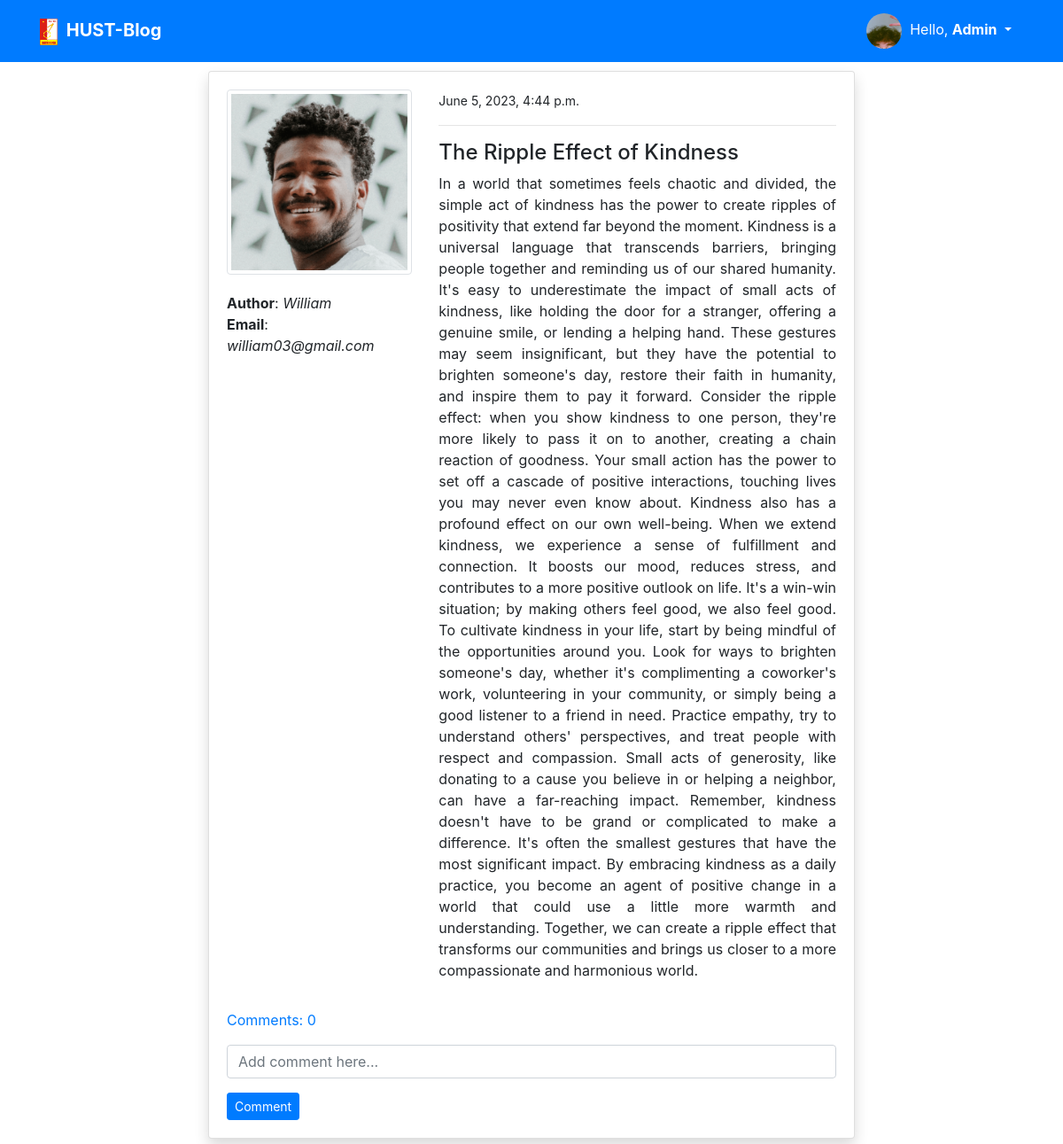
/post_detail/18/ (signed in), run on the app's committed database.
### users/models.py (models this page shows, shortened)
class ProfileModel(models.Model):
    user = models.OneToOneField(User, on_delete=models.CASCADE)
    image = models.ImageField(default='default.png', upload_to='profile', validators=[FileExtensionValidator(['png', 'jpg'])])

### blog/models.py (models this page shows, shortened)
class PostModel(models.Model):
    title = models.CharField(max_length=100) # max_length is mandatory
    content = models.TextField()
    author = models.ForeignKey(User, on_delete=models.CASCADE) # If delete user then delete the whole post
    date_created = models.DateTimeField(auto_now_add=True)
    class Meta:
        ordering = ('-date_created',)
    def comment_count(self):
        return self.comment_set.all().count()
    def comments(self):
        return self.comment_set.all()

### blog/views.py (the view)
# urls.py: path('post_detail/<int:pk>/', views.post_detail, name='blog-post-detail'),
@login_required
def post_detail(request, pk):
    post = PostModel.objects.get(id=pk)
    if request.method == 'POST':
        c_form = CommentForm(request.POST)
        if c_form.is_valid():
            instance = c_form.save(commit=False)
            instance.user = request.user
            instance.post = post
            instance.save()
            return redirect('blog-post-detail', pk=post.id)
    else:
        c_form = CommentForm()
    context = {
        'post': post,
        'c_form': c_form,
    }
    return render(request, 'blog/post_detail.html', context)

### blog/forms.py
class CommentForm(forms.ModelForm):
    content = forms.CharField(label='', widget=forms.TextInput(attrs={'placeholder': 'Add comment here...'}))
    class Meta:
        model = Comment
        fields = ('content',)

### templates/blog/post_detail.html (shortened to what this page needs)
{% extends 'partials/base.html' %}
{% load crispy_forms_tags %}
{% block content %}
<div class="container">
    <div class="row mt-5 pt-3">
        <div class="col-md-8 offset-md-2">
            <div class="card my-3 shadow">
                <div class="card-body">
                    <div class="row">
                        <div class="col-md-4">
                            <img style="margin-bottom: 20px" class="img-thumbnail" src="{{ post.author.profilemodel.image.url }}"
                                alt="profile-image">
                                <div><strong style="font-style: bold;">Author</strong>: <span style="font-style: italic;">{{ post.author.username }}</span></div>
                                <div><strong style="font-style: bold;">Email</strong>: <span style="font-style: italic;">{{ post.author.email }}</span></div>
                        </div>
                        <div class="col-md-8 ">
                            <small>{{ post.date_created }}</small>
                            <hr>
                            <h4>{{ post.title }}</h4>
                            <p class="text-justify">
                                {{post.content}}
                            </p>
                        </div>
                    </div>
                    <p class="mt-3">
                        <a class="" data-toggle="collapse" href="#collapseExample" role="button" aria-expanded="false"
                            aria-controls="collapseExample">
                            Comments: {{ post.comment_count }}
                        </a>
                    </p>
                    <form method="POST">
                        {{ c_form|crispy }}
                        <input class="btn btn-primary btn-sm" type="submit" value="Comment">
                    </form>
                </div>
            </div>
        </div>
    </div>
</div>
{% endblock %}

### templates/partials/nav.html (shortened to what this page needs)
<nav class="navbar navbar-expand-lg navbar-primary bg-primary fixed-top">
    <div class="container">
        {% if request.user.is_authenticated %}
        <a style="font-weight: bold;" class="navbar-brand text-white" href="{% url 'blog-index' %}">
            <img style="width: 20px; margin-right: 5px" src="../../media/hustlogo.png"
                                        alt="logo-image">
            HUST-Blog
        </a>
        <div class="collapse navbar-collapse" id="navbarSupportedContent">
            <div class="navbar-nav ml-auto">
                <div class="btn-group">
                    <button type="button" class="btn btn-primary dropdown-toggle" data-toggle="dropdown" aria-expanded="false">
                      <img style="border-radius: 50%; width: 40px; border-left: 5px;" src="{{ user.profilemodel.image.url }}"
                      alt="profile-image">&nbsp Hello, <b>{{ user.username }}</b>
                    </button>
                </div>
            </div>
        {% endif %}
        </div>
    </div>
</nav>

### data on the page
PostModel: author.profilemodel.image (picture), author.username "William", author.email "william03@gmail.com", date_created "June 5, 2023, 4:44 p.m.", title "The Ripple Effect of Kindness", content "In a world that sometimes feels chaotic and divided, the simple act of kindness has the power to create ripples of positivity that extend far beyond the moment. Kindness is a universal language that transcends barriers, bringing people together and reminding us of our shared humanity. It's easy to underestimate the impact of small acts of kindness, like holding the door for a stranger, offering a genuine smile, or lending a helping hand. These gestures may seem insignificant, but they have the potential to brighten someone's day, restore their faith in humanity, and inspire them to pay it forward. Consider the ripple effect: when you show kindness to one person, they're more likely to pass…", comment_count "0"

### other printed values
{{ user.username }} "Admin"
